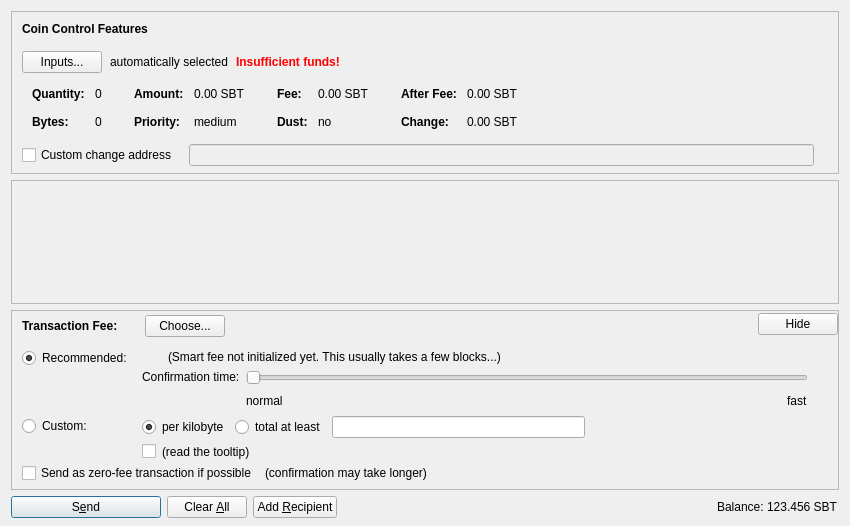
<?xml version="1.0" encoding="UTF-8"?>
<ui version="4.0">
 <class>SendCoinsDialog</class>
 <widget class="QDialog" name="SendCoinsDialog">
  <property name="geometry">
   <rect>
    <x>0</x>
    <y>0</y>
    <width>850</width>
    <height>526</height>
   </rect>
  </property>
  <property name="windowTitle">
   <string>Send Coins</string>
  </property>
  <layout class="QVBoxLayout" name="verticalLayout" stretch="0,1,0,0">
   <property name="bottomMargin">
    <number>8</number>
   </property>
   <item>
    <widget class="QFrame" name="frameCoinControl">
     <property name="sizePolicy">
      <sizepolicy hsizetype="Expanding" vsizetype="Expanding">
       <horstretch>0</horstretch>
       <verstretch>0</verstretch>
      </sizepolicy>
     </property>
     <property name="maximumSize">
      <size>
       <width>16777215</width>
       <height>16777215</height>
      </size>
     </property>
     <property name="frameShape">
      <enum>QFrame::StyledPanel</enum>
     </property>
     <property name="frameShadow">
      <enum>QFrame::Sunken</enum>
     </property>
     <layout class="QVBoxLayout" name="verticalLayoutCoinControl2">
      <property name="spacing">
       <number>0</number>
      </property>
      <property name="leftMargin">
       <number>0</number>
      </property>
      <property name="topMargin">
       <number>0</number>
      </property>
      <property name="rightMargin">
       <number>0</number>
      </property>
      <property name="bottomMargin">
       <number>6</number>
      </property>
      <item>
       <layout class="QVBoxLayout" name="verticalLayoutCoinControl" stretch="0,0,0,0,1">
        <property name="spacing">
         <number>0</number>
        </property>
        <property name="leftMargin">
         <number>10</number>
        </property>
        <property name="topMargin">
         <number>10</number>
        </property>
        <item>
         <layout class="QHBoxLayout" name="horizontalLayoutCoinControl1">
          <property name="bottomMargin">
           <number>15</number>
          </property>
          <item>
           <widget class="QLabel" name="labelCoinControlFeatures">
            <property name="sizePolicy">
             <sizepolicy hsizetype="Preferred" vsizetype="Maximum">
              <horstretch>0</horstretch>
              <verstretch>0</verstretch>
             </sizepolicy>
            </property>
            <property name="font">
             <font>
              <weight>75</weight>
              <bold>true</bold>
             </font>
            </property>
            <property name="styleSheet">
             <string notr="true">font-weight:bold;</string>
            </property>
            <property name="text">
             <string>Coin Control Features</string>
            </property>
           </widget>
          </item>
         </layout>
        </item>
        <item>
         <layout class="QHBoxLayout" name="horizontalLayoutCoinControl2" stretch="0,0,0,0">
          <property name="spacing">
           <number>8</number>
          </property>
          <property name="bottomMargin">
           <number>10</number>
          </property>
          <item>
           <widget class="QPushButton" name="pushButtonCoinControl">
            <property name="styleSheet">
             <string notr="true"/>
            </property>
            <property name="text">
             <string>Inputs...</string>
            </property>
            <property name="autoDefault">
             <bool>false</bool>
            </property>
           </widget>
          </item>
          <item>
           <widget class="QLabel" name="labelCoinControlAutomaticallySelected">
            <property name="text">
             <string>automatically selected</string>
            </property>
            <property name="margin">
             <number>5</number>
            </property>
           </widget>
          </item>
          <item>
           <widget class="QLabel" name="labelCoinControlInsuffFunds">
            <property name="font">
             <font>
              <weight>75</weight>
              <bold>true</bold>
             </font>
            </property>
            <property name="styleSheet">
             <string notr="true">color:red;font-weight:bold;</string>
            </property>
            <property name="text">
             <string>Insufficient funds!</string>
            </property>
            <property name="margin">
             <number>5</number>
            </property>
           </widget>
          </item>
          <item>
           <spacer name="horizontalSpacerCoinControl">
            <property name="orientation">
             <enum>Qt::Horizontal</enum>
            </property>
            <property name="sizeHint" stdset="0">
             <size>
              <width>40</width>
              <height>1</height>
             </size>
            </property>
           </spacer>
          </item>
         </layout>
        </item>
        <item>
         <widget class="QWidget" name="widgetCoinControl" native="true">
          <property name="sizePolicy">
           <sizepolicy hsizetype="Preferred" vsizetype="Preferred">
            <horstretch>0</horstretch>
            <verstretch>0</verstretch>
           </sizepolicy>
          </property>
          <property name="minimumSize">
           <size>
            <width>0</width>
            <height>0</height>
           </size>
          </property>
          <property name="styleSheet">
           <string notr="true"/>
          </property>
          <layout class="QHBoxLayout" name="horizontalLayoutCoinControl5">
           <property name="leftMargin">
            <number>0</number>
           </property>
           <property name="topMargin">
            <number>0</number>
           </property>
           <property name="rightMargin">
            <number>0</number>
           </property>
           <property name="bottomMargin">
            <number>0</number>
           </property>
           <item>
            <layout class="QHBoxLayout" name="horizontalLayoutCoinControl3" stretch="0,0,0,1">
             <property name="spacing">
              <number>20</number>
             </property>
             <property name="topMargin">
              <number>0</number>
             </property>
             <property name="bottomMargin">
              <number>10</number>
             </property>
             <item>
              <layout class="QFormLayout" name="formLayoutCoinControl1">
               <property name="horizontalSpacing">
                <number>10</number>
               </property>
               <property name="verticalSpacing">
                <number>14</number>
               </property>
               <property name="leftMargin">
                <number>10</number>
               </property>
               <property name="topMargin">
                <number>4</number>
               </property>
               <property name="rightMargin">
                <number>6</number>
               </property>
               <item row="0" column="0">
                <widget class="QLabel" name="labelCoinControlQuantityText">
                 <property name="font">
                  <font>
                   <weight>75</weight>
                   <bold>true</bold>
                  </font>
                 </property>
                 <property name="text">
                  <string>Quantity:</string>
                 </property>
                 <property name="margin">
                  <number>0</number>
                 </property>
                </widget>
               </item>
               <item row="0" column="1">
                <widget class="QLabel" name="labelCoinControlQuantity">
                 <property name="cursor">
                  <cursorShape>IBeamCursor</cursorShape>
                 </property>
                 <property name="contextMenuPolicy">
                  <enum>Qt::ActionsContextMenu</enum>
                 </property>
                 <property name="text">
                  <string notr="true">0</string>
                 </property>
                 <property name="margin">
                  <number>0</number>
                 </property>
                 <property name="textInteractionFlags">
                  <set>Qt::LinksAccessibleByMouse|Qt::TextSelectableByKeyboard|Qt::TextSelectableByMouse</set>
                 </property>
                </widget>
               </item>
               <item row="1" column="0">
                <widget class="QLabel" name="labelCoinControlBytesText">
                 <property name="font">
                  <font>
                   <weight>75</weight>
                   <bold>true</bold>
                  </font>
                 </property>
                 <property name="text">
                  <string>Bytes:</string>
                 </property>
                </widget>
               </item>
               <item row="1" column="1">
                <widget class="QLabel" name="labelCoinControlBytes">
                 <property name="cursor">
                  <cursorShape>IBeamCursor</cursorShape>
                 </property>
                 <property name="contextMenuPolicy">
                  <enum>Qt::ActionsContextMenu</enum>
                 </property>
                 <property name="text">
                  <string notr="true">0</string>
                 </property>
                 <property name="textInteractionFlags">
                  <set>Qt::LinksAccessibleByMouse|Qt::TextSelectableByKeyboard|Qt::TextSelectableByMouse</set>
                 </property>
                </widget>
               </item>
              </layout>
             </item>
             <item>
              <layout class="QFormLayout" name="formLayoutCoinControl2">
               <property name="horizontalSpacing">
                <number>10</number>
               </property>
               <property name="verticalSpacing">
                <number>14</number>
               </property>
               <property name="leftMargin">
                <number>6</number>
               </property>
               <property name="topMargin">
                <number>4</number>
               </property>
               <property name="rightMargin">
                <number>6</number>
               </property>
               <item row="0" column="0">
                <widget class="QLabel" name="labelCoinControlAmountText">
                 <property name="font">
                  <font>
                   <weight>75</weight>
                   <bold>true</bold>
                  </font>
                 </property>
                 <property name="text">
                  <string>Amount:</string>
                 </property>
                 <property name="margin">
                  <number>0</number>
                 </property>
                </widget>
               </item>
               <item row="0" column="1">
                <widget class="QLabel" name="labelCoinControlAmount">
                 <property name="cursor">
                  <cursorShape>IBeamCursor</cursorShape>
                 </property>
                 <property name="contextMenuPolicy">
                  <enum>Qt::ActionsContextMenu</enum>
                 </property>
                 <property name="text">
                  <string notr="true">0.00 SBT</string>
                 </property>
                 <property name="textInteractionFlags">
                  <set>Qt::LinksAccessibleByMouse|Qt::TextSelectableByKeyboard|Qt::TextSelectableByMouse</set>
                 </property>
                </widget>
               </item>
               <item row="1" column="0">
                <widget class="QLabel" name="labelCoinControlPriorityText">
                 <property name="font">
                  <font>
                   <weight>75</weight>
                   <bold>true</bold>
                  </font>
                 </property>
                 <property name="text">
                  <string>Priority:</string>
                 </property>
                </widget>
               </item>
               <item row="1" column="1">
                <widget class="QLabel" name="labelCoinControlPriority">
                 <property name="cursor">
                  <cursorShape>IBeamCursor</cursorShape>
                 </property>
                 <property name="contextMenuPolicy">
                  <enum>Qt::ActionsContextMenu</enum>
                 </property>
                 <property name="text">
                  <string notr="true">medium</string>
                 </property>
                 <property name="textInteractionFlags">
                  <set>Qt::LinksAccessibleByMouse|Qt::TextSelectableByKeyboard|Qt::TextSelectableByMouse</set>
                 </property>
                </widget>
               </item>
              </layout>
             </item>
             <item>
              <layout class="QFormLayout" name="formLayoutCoinControl3">
               <property name="horizontalSpacing">
                <number>10</number>
               </property>
               <property name="verticalSpacing">
                <number>14</number>
               </property>
               <property name="leftMargin">
                <number>6</number>
               </property>
               <property name="topMargin">
                <number>4</number>
               </property>
               <property name="rightMargin">
                <number>6</number>
               </property>
               <item row="0" column="0">
                <widget class="QLabel" name="labelCoinControlFeeText">
                 <property name="font">
                  <font>
                   <weight>75</weight>
                   <bold>true</bold>
                  </font>
                 </property>
                 <property name="text">
                  <string>Fee:</string>
                 </property>
                 <property name="margin">
                  <number>0</number>
                 </property>
                </widget>
               </item>
               <item row="0" column="1">
                <widget class="QLabel" name="labelCoinControlFee">
                 <property name="cursor">
                  <cursorShape>IBeamCursor</cursorShape>
                 </property>
                 <property name="contextMenuPolicy">
                  <enum>Qt::ActionsContextMenu</enum>
                 </property>
                 <property name="text">
                  <string notr="true">0.00 SBT</string>
                 </property>
                 <property name="textInteractionFlags">
                  <set>Qt::LinksAccessibleByMouse|Qt::TextSelectableByKeyboard|Qt::TextSelectableByMouse</set>
                 </property>
                </widget>
               </item>
               <item row="1" column="0">
                <widget class="QLabel" name="labelCoinControlLowOutputText">
                 <property name="font">
                  <font>
                   <weight>75</weight>
                   <bold>true</bold>
                  </font>
                 </property>
                 <property name="text">
                  <string>Dust:</string>
                 </property>
                </widget>
               </item>
               <item row="1" column="1">
                <widget class="QLabel" name="labelCoinControlLowOutput">
                 <property name="cursor">
                  <cursorShape>IBeamCursor</cursorShape>
                 </property>
                 <property name="contextMenuPolicy">
                  <enum>Qt::ActionsContextMenu</enum>
                 </property>
                 <property name="text">
                  <string notr="true">no</string>
                 </property>
                 <property name="textInteractionFlags">
                  <set>Qt::LinksAccessibleByMouse|Qt::TextSelectableByKeyboard|Qt::TextSelectableByMouse</set>
                 </property>
                </widget>
               </item>
              </layout>
             </item>
             <item>
              <layout class="QFormLayout" name="formLayoutCoinControl4">
               <property name="horizontalSpacing">
                <number>10</number>
               </property>
               <property name="verticalSpacing">
                <number>14</number>
               </property>
               <property name="leftMargin">
                <number>6</number>
               </property>
               <property name="topMargin">
                <number>4</number>
               </property>
               <property name="rightMargin">
                <number>6</number>
               </property>
               <item row="0" column="0">
                <widget class="QLabel" name="labelCoinControlAfterFeeText">
                 <property name="font">
                  <font>
                   <weight>75</weight>
                   <bold>true</bold>
                  </font>
                 </property>
                 <property name="text">
                  <string>After Fee:</string>
                 </property>
                 <property name="margin">
                  <number>0</number>
                 </property>
                </widget>
               </item>
               <item row="0" column="1">
                <widget class="QLabel" name="labelCoinControlAfterFee">
                 <property name="cursor">
                  <cursorShape>IBeamCursor</cursorShape>
                 </property>
                 <property name="contextMenuPolicy">
                  <enum>Qt::ActionsContextMenu</enum>
                 </property>
                 <property name="text">
                  <string notr="true">0.00 SBT</string>
                 </property>
                 <property name="textInteractionFlags">
                  <set>Qt::LinksAccessibleByMouse|Qt::TextSelectableByKeyboard|Qt::TextSelectableByMouse</set>
                 </property>
                </widget>
               </item>
               <item row="1" column="0">
                <widget class="QLabel" name="labelCoinControlChangeText">
                 <property name="font">
                  <font>
                   <weight>75</weight>
                   <bold>true</bold>
                  </font>
                 </property>
                 <property name="text">
                  <string>Change:</string>
                 </property>
                </widget>
               </item>
               <item row="1" column="1">
                <widget class="QLabel" name="labelCoinControlChange">
                 <property name="cursor">
                  <cursorShape>IBeamCursor</cursorShape>
                 </property>
                 <property name="contextMenuPolicy">
                  <enum>Qt::ActionsContextMenu</enum>
                 </property>
                 <property name="text">
                  <string notr="true">0.00 SBT</string>
                 </property>
                 <property name="textInteractionFlags">
                  <set>Qt::LinksAccessibleByMouse|Qt::TextSelectableByKeyboard|Qt::TextSelectableByMouse</set>
                 </property>
                </widget>
               </item>
              </layout>
             </item>
            </layout>
           </item>
          </layout>
         </widget>
        </item>
        <item>
         <layout class="QHBoxLayout" name="horizontalLayoutCoinControl4" stretch="0,0,0">
          <property name="spacing">
           <number>12</number>
          </property>
          <property name="sizeConstraint">
           <enum>QLayout::SetDefaultConstraint</enum>
          </property>
          <property name="topMargin">
           <number>5</number>
          </property>
          <property name="rightMargin">
           <number>5</number>
          </property>
          <item>
           <widget class="QCheckBox" name="checkBoxCoinControlChange">
            <property name="toolTip">
             <string>If this is activated, but the change address is empty or invalid, change will be sent to a newly generated address.</string>
            </property>
            <property name="text">
             <string>Custom change address</string>
            </property>
           </widget>
          </item>
          <item>
           <widget class="QValidatedLineEdit" name="lineEditCoinControlChange">
            <property name="enabled">
             <bool>false</bool>
            </property>
            <property name="sizePolicy">
             <sizepolicy hsizetype="Expanding" vsizetype="Fixed">
              <horstretch>0</horstretch>
              <verstretch>0</verstretch>
             </sizepolicy>
            </property>
           </widget>
          </item>
          <item>
           <widget class="QLabel" name="labelCoinControlChangeLabel">
            <property name="sizePolicy">
             <sizepolicy hsizetype="Preferred" vsizetype="Expanding">
              <horstretch>0</horstretch>
              <verstretch>0</verstretch>
             </sizepolicy>
            </property>
            <property name="minimumSize">
             <size>
              <width>0</width>
              <height>0</height>
             </size>
            </property>
            <property name="text">
             <string/>
            </property>
            <property name="margin">
             <number>3</number>
            </property>
           </widget>
          </item>
         </layout>
        </item>
        <item>
         <spacer name="verticalSpacerCoinControl">
          <property name="orientation">
           <enum>Qt::Vertical</enum>
          </property>
          <property name="sizeHint" stdset="0">
           <size>
            <width>800</width>
            <height>1</height>
           </size>
          </property>
         </spacer>
        </item>
       </layout>
      </item>
     </layout>
    </widget>
   </item>
   <item>
    <widget class="QScrollArea" name="scrollArea">
     <property name="widgetResizable">
      <bool>true</bool>
     </property>
     <widget class="QWidget" name="scrollAreaWidgetContents">
      <property name="geometry">
       <rect>
        <x>0</x>
        <y>0</y>
        <width>830</width>
        <height>68</height>
       </rect>
      </property>
      <layout class="QVBoxLayout" name="verticalLayout_2" stretch="0,1">
       <property name="leftMargin">
        <number>0</number>
       </property>
       <property name="topMargin">
        <number>0</number>
       </property>
       <property name="rightMargin">
        <number>0</number>
       </property>
       <property name="bottomMargin">
        <number>0</number>
       </property>
       <item>
        <layout class="QVBoxLayout" name="entries">
         <property name="spacing">
          <number>6</number>
         </property>
        </layout>
       </item>
       <item>
        <spacer name="verticalSpacer">
         <property name="orientation">
          <enum>Qt::Vertical</enum>
         </property>
         <property name="sizeHint" stdset="0">
          <size>
           <width>20</width>
           <height>40</height>
          </size>
         </property>
        </spacer>
       </item>
      </layout>
     </widget>
    </widget>
   </item>
   <item>
    <widget class="QFrame" name="frameFee">
     <property name="sizePolicy">
      <sizepolicy hsizetype="Expanding" vsizetype="Expanding">
       <horstretch>0</horstretch>
       <verstretch>0</verstretch>
      </sizepolicy>
     </property>
     <property name="maximumSize">
      <size>
       <width>16777215</width>
       <height>16777215</height>
      </size>
     </property>
     <property name="frameShape">
      <enum>QFrame::StyledPanel</enum>
     </property>
     <property name="frameShadow">
      <enum>QFrame::Sunken</enum>
     </property>
     <layout class="QVBoxLayout" name="verticalLayoutFee1">
      <property name="spacing">
       <number>0</number>
      </property>
      <property name="leftMargin">
       <number>0</number>
      </property>
      <property name="topMargin">
       <number>0</number>
      </property>
      <property name="rightMargin">
       <number>0</number>
      </property>
      <property name="bottomMargin">
       <number>0</number>
      </property>
      <item>
       <layout class="QVBoxLayout" name="verticalLayoutFee2" stretch="0,0,0">
        <property name="spacing">
         <number>0</number>
        </property>
        <property name="leftMargin">
         <number>10</number>
        </property>
        <property name="topMargin">
         <number>0</number>
        </property>
        <item>
         <layout class="QHBoxLayout" name="horizontalLayoutFee1">
          <property name="bottomMargin">
           <number>0</number>
          </property>
          <item>
           <layout class="QVBoxLayout" name="verticalLayoutFee7">
            <property name="spacing">
             <number>0</number>
            </property>
            <item>
             <spacer name="verticalSpacerSmartFee">
              <property name="orientation">
               <enum>Qt::Vertical</enum>
              </property>
              <property name="sizeType">
               <enum>QSizePolicy::Fixed</enum>
              </property>
              <property name="sizeHint" stdset="0">
               <size>
                <width>1</width>
                <height>4</height>
               </size>
              </property>
             </spacer>
            </item>
            <item>
             <layout class="QHBoxLayout" name="horizontalLayoutSmartFee">
              <property name="spacing">
               <number>10</number>
              </property>
              <item>
               <widget class="QLabel" name="labelFeeHeadline">
                <property name="sizePolicy">
                 <sizepolicy hsizetype="Preferred" vsizetype="Maximum">
                  <horstretch>0</horstretch>
                  <verstretch>0</verstretch>
                 </sizepolicy>
                </property>
                <property name="font">
                 <font>
                  <weight>75</weight>
                  <bold>true</bold>
                 </font>
                </property>
                <property name="styleSheet">
                 <string notr="true">font-weight:bold;</string>
                </property>
                <property name="text">
                 <string>Transaction Fee:</string>
                </property>
               </widget>
              </item>
              <item>
               <widget class="QLabel" name="labelFeeMinimized">
                <property name="text">
                 <string/>
                </property>
               </widget>
              </item>
              <item>
               <widget class="QPushButton" name="buttonChooseFee">
                <property name="text">
                 <string>Choose...</string>
                </property>
               </widget>
              </item>
             </layout>
            </item>
            <item>
             <spacer name="verticalSpacer_5">
              <property name="orientation">
               <enum>Qt::Vertical</enum>
              </property>
              <property name="sizeHint" stdset="0">
               <size>
                <width>1</width>
                <height>1</height>
               </size>
              </property>
             </spacer>
            </item>
           </layout>
          </item>
          <item>
           <spacer name="horizontalSpacer_4">
            <property name="orientation">
             <enum>Qt::Horizontal</enum>
            </property>
            <property name="sizeHint" stdset="0">
             <size>
              <width>40</width>
              <height>20</height>
             </size>
            </property>
           </spacer>
          </item>
          <item>
           <widget class="QPushButton" name="buttonMinimizeFee">
            <property name="toolTip">
             <string>collapse fee-settings</string>
            </property>
            <property name="text">
             <string>Hide</string>
            </property>
           </widget>
          </item>
         </layout>
        </item>
        <item>
         <widget class="QFrame" name="frameFeeSelection">
          <layout class="QVBoxLayout" name="verticalLayoutFee12">
           <property name="spacing">
            <number>0</number>
           </property>
           <property name="leftMargin">
            <number>0</number>
           </property>
           <property name="topMargin">
            <number>0</number>
           </property>
           <property name="rightMargin">
            <number>0</number>
           </property>
           <property name="bottomMargin">
            <number>0</number>
           </property>
           <item>
            <layout class="QGridLayout" name="gridLayoutFee">
             <property name="topMargin">
              <number>10</number>
             </property>
             <property name="bottomMargin">
              <number>4</number>
             </property>
             <property name="horizontalSpacing">
              <number>10</number>
             </property>
             <property name="verticalSpacing">
              <number>4</number>
             </property>
             <item row="1" column="1">
              <layout class="QVBoxLayout" name="verticalLayoutFee8">
               <property name="spacing">
                <number>6</number>
               </property>
               <item>
                <layout class="QHBoxLayout" name="horizontalLayoutFee13">
                 <item>
                  <widget class="QRadioButton" name="radioCustomPerKilobyte">
                   <property name="toolTip">
                    <string>If the custom fee is set to 1000 satoshis and the transaction is only 250 bytes, then &quot;per kilobyte&quot; only pays 250 satoshis in fee, while &quot;total at least&quot; pays 1000 satoshis. For transactions bigger than a kilobyte both pay by kilobyte.</string>
                   </property>
                   <property name="text">
                    <string>per kilobyte</string>
                   </property>
                   <property name="checked">
                    <bool>true</bool>
                   </property>
                   <attribute name="buttonGroup">
                    <string notr="true">groupCustomFee</string>
                   </attribute>
                  </widget>
                 </item>
                 <item>
                  <widget class="QRadioButton" name="radioCustomAtLeast">
                   <property name="toolTip">
                    <string>If the custom fee is set to 1000 satoshis and the transaction is only 250 bytes, then &quot;per kilobyte&quot; only pays 250 satoshis in fee, while &quot;total at least&quot; pays 1000 satoshis. For transactions bigger than a kilobyte both pay by kilobyte.</string>
                   </property>
                   <property name="text">
                    <string>total at least</string>
                   </property>
                   <attribute name="buttonGroup">
                    <string notr="true">groupCustomFee</string>
                   </attribute>
                  </widget>
                 </item>
                 <item>
                  <widget class="SagbitAmountField" name="customFee"/>
                 </item>
                 <item>
                  <spacer name="horizontalSpacer_6">
                   <property name="orientation">
                    <enum>Qt::Horizontal</enum>
                   </property>
                   <property name="sizeHint" stdset="0">
                    <size>
                     <width>1</width>
                     <height>1</height>
                    </size>
                   </property>
                  </spacer>
                 </item>
                </layout>
               </item>
               <item>
                <layout class="QHBoxLayout" name="horizontalLayoutFee8">
                 <item>
                  <widget class="QCheckBox" name="checkBoxMinimumFee">
                   <property name="toolTip">
                    <string>Paying only the minimum fee is just fine as long as there is less transaction volume than space in the blocks. But be aware that this can end up in a never confirming transaction once there is more demand for sagbit transactions than the network can process.</string>
                   </property>
                   <property name="text">
                    <string/>
                   </property>
                  </widget>
                 </item>
                 <item>
                  <widget class="QLabel" name="labelMinFeeWarning">
                   <property name="enabled">
                    <bool>true</bool>
                   </property>
                   <property name="toolTip">
                    <string>Paying only the minimum fee is just fine as long as there is less transaction volume than space in the blocks. But be aware that this can end up in a never confirming transaction once there is more demand for sagbit transactions than the network can process.</string>
                   </property>
                   <property name="text">
                    <string>(read the tooltip)</string>
                   </property>
                   <property name="margin">
                    <number>5</number>
                   </property>
                  </widget>
                 </item>
                 <item>
                  <spacer name="horizontalSpacer_2">
                   <property name="orientation">
                    <enum>Qt::Horizontal</enum>
                   </property>
                   <property name="sizeHint" stdset="0">
                    <size>
                     <width>1</width>
                     <height>1</height>
                    </size>
                   </property>
                  </spacer>
                 </item>
                </layout>
               </item>
              </layout>
             </item>
             <item row="0" column="0">
              <layout class="QVBoxLayout" name="verticalLayoutFee4" stretch="0,1">
               <item>
                <widget class="QRadioButton" name="radioSmartFee">
                 <property name="text">
                  <string>Recommended:</string>
                 </property>
                 <property name="checked">
                  <bool>true</bool>
                 </property>
                 <attribute name="buttonGroup">
                  <string notr="true">groupFee</string>
                 </attribute>
                </widget>
               </item>
               <item>
                <spacer name="verticalSpacer_2">
                 <property name="orientation">
                  <enum>Qt::Vertical</enum>
                 </property>
                 <property name="sizeHint" stdset="0">
                  <size>
                   <width>1</width>
                   <height>1</height>
                  </size>
                 </property>
                </spacer>
               </item>
              </layout>
             </item>
             <item row="1" column="0">
              <layout class="QVBoxLayout" name="verticalLayoutFee9" stretch="0,1">
               <item>
                <widget class="QRadioButton" name="radioCustomFee">
                 <property name="text">
                  <string>Custom:</string>
                 </property>
                 <attribute name="buttonGroup">
                  <string notr="true">groupFee</string>
                 </attribute>
                </widget>
               </item>
               <item>
                <spacer name="verticalSpacer_6">
                 <property name="orientation">
                  <enum>Qt::Vertical</enum>
                 </property>
                 <property name="sizeHint" stdset="0">
                  <size>
                   <width>1</width>
                   <height>1</height>
                  </size>
                 </property>
                </spacer>
               </item>
              </layout>
             </item>
             <item row="0" column="1">
              <layout class="QVBoxLayout" name="verticalLayoutFee3" stretch="0,0,1">
               <property name="spacing">
                <number>6</number>
               </property>
               <property name="topMargin">
                <number>2</number>
               </property>
               <item>
                <layout class="QHBoxLayout" name="horizontalLayoutFee12">
                 <item>
                  <widget class="QLabel" name="labelSmartFee">
                   <property name="text">
                    <string/>
                   </property>
                   <property name="margin">
                    <number>2</number>
                   </property>
                  </widget>
                 </item>
                 <item>
                  <widget class="QLabel" name="labelFeeEstimation">
                   <property name="text">
                    <string/>
                   </property>
                  </widget>
                 </item>
                 <item>
                  <widget class="QLabel" name="labelSmartFee2">
                   <property name="text">
                    <string>(Smart fee not initialized yet. This usually takes a few blocks...)</string>
                   </property>
                   <property name="margin">
                    <number>2</number>
                   </property>
                  </widget>
                 </item>
                 <item>
                  <spacer name="horizontalSpacer_5">
                   <property name="orientation">
                    <enum>Qt::Horizontal</enum>
                   </property>
                   <property name="sizeHint" stdset="0">
                    <size>
                     <width>1</width>
                     <height>1</height>
                    </size>
                   </property>
                  </spacer>
                 </item>
                </layout>
               </item>
               <item>
                <layout class="QHBoxLayout" name="horizontalLayoutFee9">
                 <item>
                  <layout class="QVBoxLayout" name="verticalLayoutFee6">
                   <item>
                    <widget class="QLabel" name="labelSmartFee3">
                     <property name="text">
                      <string>Confirmation time:</string>
                     </property>
                     <property name="margin">
                      <number>2</number>
                     </property>
                    </widget>
                   </item>
                   <item>
                    <spacer name="verticalSpacer_3">
                     <property name="orientation">
                      <enum>Qt::Vertical</enum>
                     </property>
                     <property name="sizeHint" stdset="0">
                      <size>
                       <width>1</width>
                       <height>1</height>
                      </size>
                     </property>
                    </spacer>
                   </item>
                  </layout>
                 </item>
                 <item>
                  <layout class="QVBoxLayout" name="verticalLayoutFee5">
                   <property name="rightMargin">
                    <number>30</number>
                   </property>
                   <item>
                    <widget class="QSlider" name="sliderSmartFee">
                     <property name="minimum">
                      <number>0</number>
                     </property>
                     <property name="maximum">
                      <number>24</number>
                     </property>
                     <property name="pageStep">
                      <number>1</number>
                     </property>
                     <property name="value">
                      <number>0</number>
                     </property>
                     <property name="orientation">
                      <enum>Qt::Horizontal</enum>
                     </property>
                     <property name="invertedAppearance">
                      <bool>false</bool>
                     </property>
                     <property name="invertedControls">
                      <bool>false</bool>
                     </property>
                     <property name="tickPosition">
                      <enum>QSlider::NoTicks</enum>
                     </property>
                    </widget>
                   </item>
                   <item>
                    <layout class="QHBoxLayout" name="horizontalLayoutFee10">
                     <item>
                      <widget class="QLabel" name="labelSmartFeeNormal">
                       <property name="text">
                        <string>normal</string>
                       </property>
                      </widget>
                     </item>
                     <item>
                      <spacer name="horizontalSpacer_3">
                       <property name="orientation">
                        <enum>Qt::Horizontal</enum>
                       </property>
                       <property name="sizeHint" stdset="0">
                        <size>
                         <width>40</width>
                         <height>20</height>
                        </size>
                       </property>
                      </spacer>
                     </item>
                     <item>
                      <widget class="QLabel" name="labelSmartFeeFast">
                       <property name="text">
                        <string>fast</string>
                       </property>
                      </widget>
                     </item>
                    </layout>
                   </item>
                  </layout>
                 </item>
                </layout>
               </item>
               <item>
                <spacer name="verticalSpacer_4">
                 <property name="orientation">
                  <enum>Qt::Vertical</enum>
                 </property>
                 <property name="sizeHint" stdset="0">
                  <size>
                   <width>1</width>
                   <height>1</height>
                  </size>
                 </property>
                </spacer>
               </item>
              </layout>
             </item>
            </layout>
           </item>
           <item>
            <layout class="QHBoxLayout" name="horizontalLayoutFee5" stretch="0,0,0">
             <property name="spacing">
              <number>8</number>
             </property>
             <property name="bottomMargin">
              <number>4</number>
             </property>
             <item>
              <widget class="QCheckBox" name="checkBoxFreeTx">
               <property name="text">
                <string>Send as zero-fee transaction if possible</string>
               </property>
              </widget>
             </item>
             <item>
              <widget class="QLabel" name="labelFreeTx">
               <property name="text">
                <string>(confirmation may take longer)</string>
               </property>
               <property name="margin">
                <number>5</number>
               </property>
              </widget>
             </item>
             <item>
              <spacer name="horizontalSpacerFee5">
               <property name="orientation">
                <enum>Qt::Horizontal</enum>
               </property>
               <property name="sizeHint" stdset="0">
                <size>
                 <width>1</width>
                 <height>1</height>
                </size>
               </property>
              </spacer>
             </item>
            </layout>
           </item>
           <item>
            <spacer name="verticalSpacerFee2">
             <property name="orientation">
              <enum>Qt::Vertical</enum>
             </property>
             <property name="sizeHint" stdset="0">
              <size>
               <width>1</width>
               <height>1</height>
              </size>
             </property>
            </spacer>
           </item>
          </layout>
         </widget>
        </item>
        <item>
         <spacer name="verticalSpacerFee">
          <property name="orientation">
           <enum>Qt::Vertical</enum>
          </property>
          <property name="sizeHint" stdset="0">
           <size>
            <width>800</width>
            <height>1</height>
           </size>
          </property>
         </spacer>
        </item>
       </layout>
      </item>
     </layout>
    </widget>
   </item>
   <item>
    <layout class="QHBoxLayout" name="horizontalLayout">
     <item>
      <widget class="QPushButton" name="sendButton">
       <property name="minimumSize">
        <size>
         <width>150</width>
         <height>0</height>
        </size>
       </property>
       <property name="toolTip">
        <string>Confirm the send action</string>
       </property>
       <property name="text">
        <string>S&amp;end</string>
       </property>
       <property name="icon">
        <iconset resource="../sagbit.qrc">
         <normaloff>:/icons/send</normaloff>:/icons/send</iconset>
       </property>
       <property name="autoDefault">
        <bool>false</bool>
       </property>
       <property name="default">
        <bool>true</bool>
       </property>
      </widget>
     </item>
     <item>
      <widget class="QPushButton" name="clearButton">
       <property name="sizePolicy">
        <sizepolicy hsizetype="Minimum" vsizetype="Fixed">
         <horstretch>0</horstretch>
         <verstretch>0</verstretch>
        </sizepolicy>
       </property>
       <property name="toolTip">
        <string>Clear all fields of the form.</string>
       </property>
       <property name="text">
        <string>Clear &amp;All</string>
       </property>
       <property name="icon">
        <iconset resource="../sagbit.qrc">
         <normaloff>:/icons/remove</normaloff>:/icons/remove</iconset>
       </property>
       <property name="autoDefault">
        <bool>false</bool>
       </property>
      </widget>
     </item>
     <item>
      <widget class="QPushButton" name="addButton">
       <property name="toolTip">
        <string>Send to multiple recipients at once</string>
       </property>
       <property name="text">
        <string>Add &amp;Recipient</string>
       </property>
       <property name="icon">
        <iconset resource="../sagbit.qrc">
         <normaloff>:/icons/add</normaloff>:/icons/add</iconset>
       </property>
       <property name="autoDefault">
        <bool>false</bool>
       </property>
      </widget>
     </item>
     <item>
      <spacer name="horizontalSpacer">
       <property name="orientation">
        <enum>Qt::Horizontal</enum>
       </property>
       <property name="sizeHint" stdset="0">
        <size>
         <width>40</width>
         <height>20</height>
        </size>
       </property>
      </spacer>
     </item>
     <item>
      <layout class="QHBoxLayout" name="horizontalLayout_2">
       <property name="spacing">
        <number>3</number>
       </property>
       <item>
        <widget class="QLabel" name="label">
         <property name="sizePolicy">
          <sizepolicy hsizetype="Preferred" vsizetype="Fixed">
           <horstretch>0</horstretch>
           <verstretch>0</verstretch>
          </sizepolicy>
         </property>
         <property name="text">
          <string>Balance:</string>
         </property>
        </widget>
       </item>
       <item>
        <widget class="QLabel" name="labelBalance">
         <property name="sizePolicy">
          <sizepolicy hsizetype="Preferred" vsizetype="Fixed">
           <horstretch>0</horstretch>
           <verstretch>0</verstretch>
          </sizepolicy>
         </property>
         <property name="cursor">
          <cursorShape>IBeamCursor</cursorShape>
         </property>
         <property name="text">
          <string notr="true">123.456 SBT</string>
         </property>
         <property name="textInteractionFlags">
          <set>Qt::LinksAccessibleByMouse|Qt::TextSelectableByKeyboard|Qt::TextSelectableByMouse</set>
         </property>
        </widget>
       </item>
      </layout>
     </item>
    </layout>
   </item>
  </layout>
 </widget>
 <customwidgets>
  <customwidget>
   <class>QValidatedLineEdit</class>
   <extends>QLineEdit</extends>
   <header>qvalidatedlineedit.h</header>
  </customwidget>
  <customwidget>
   <class>SagbitAmountField</class>
   <extends>QLineEdit</extends>
   <header>sagbitamountfield.h</header>
   <container>1</container>
  </customwidget>
 </customwidgets>
 <resources>
  <include location="../sagbit.qrc"/>
 </resources>
 <connections/>
 <buttongroups>
  <buttongroup name="groupFee"/>
  <buttongroup name="groupCustomFee"/>
 </buttongroups>
</ui>
